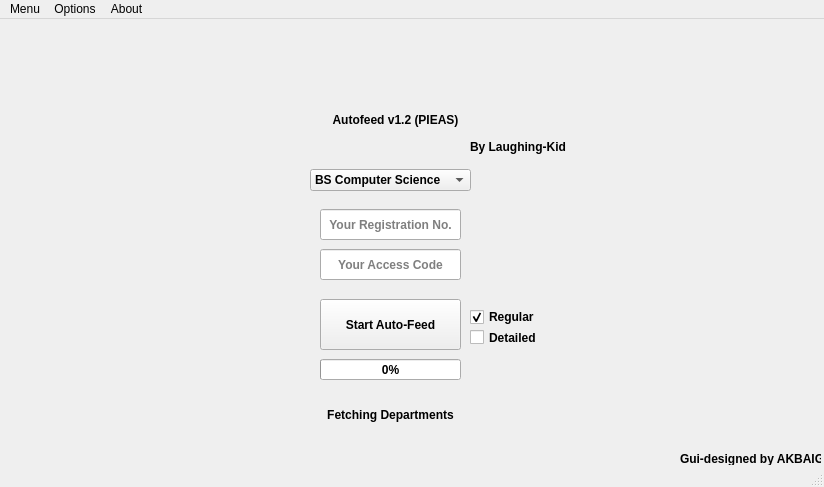
<?xml version="1.0" encoding="UTF-8"?>
<ui version="4.0">
 <class>MainWindow</class>
 <widget class="QMainWindow" name="MainWindow">
  <property name="enabled">
   <bool>true</bool>
  </property>
  <property name="geometry">
   <rect>
    <x>0</x>
    <y>0</y>
    <width>824</width>
    <height>487</height>
   </rect>
  </property>
  <property name="font">
   <font>
    <weight>50</weight>
    <italic>false</italic>
    <bold>false</bold>
   </font>
  </property>
  <property name="windowTitle">
   <string>MainWindow</string>
  </property>
  <widget class="QWidget" name="centralwidget">
   <property name="font">
    <font>
     <weight>75</weight>
     <italic>false</italic>
     <bold>true</bold>
    </font>
   </property>
   <widget class="QLabel" name="creditsGui">
    <property name="geometry">
     <rect>
      <x>680</x>
      <y>430</y>
      <width>141</width>
      <height>20</height>
     </rect>
    </property>
    <property name="cursor">
     <cursorShape>WhatsThisCursor</cursorShape>
    </property>
    <property name="toolTip">
     <string>This program was first written in console. Later a gui was designed for it by AKBAIG. (gui stands for graphical user interface)</string>
    </property>
    <property name="statusTip">
     <string>GUI-Designer</string>
    </property>
    <property name="text">
     <string>Gui-designed by AKBAIG</string>
    </property>
   </widget>
   <widget class="QStackedWidget" name="stackedWidget">
    <property name="geometry">
     <rect>
      <x>10</x>
      <y>60</y>
      <width>801</width>
      <height>361</height>
     </rect>
    </property>
    <property name="currentIndex">
     <number>0</number>
    </property>
    <widget class="QWidget" name="page">
     <widget class="QCheckBox" name="checkBox_2">
      <property name="geometry">
       <rect>
        <x>460</x>
        <y>250</y>
        <width>141</width>
        <height>17</height>
       </rect>
      </property>
      <property name="cursor">
       <cursorShape>ArrowCursor</cursorShape>
      </property>
      <property name="text">
       <string>Detailed</string>
      </property>
     </widget>
     <widget class="QPushButton" name="feedButton">
      <property name="geometry">
       <rect>
        <x>310</x>
        <y>220</y>
        <width>141</width>
        <height>51</height>
       </rect>
      </property>
      <property name="text">
       <string>Start Auto-Feed</string>
      </property>
     </widget>
     <widget class="QCheckBox" name="checkBox">
      <property name="enabled">
       <bool>true</bool>
      </property>
      <property name="geometry">
       <rect>
        <x>460</x>
        <y>230</y>
        <width>141</width>
        <height>16</height>
       </rect>
      </property>
      <property name="font">
       <font>
        <weight>75</weight>
        <italic>false</italic>
        <bold>true</bold>
        <underline>false</underline>
        <strikeout>false</strikeout>
        <kerning>true</kerning>
       </font>
      </property>
      <property name="cursor">
       <cursorShape>ArrowCursor</cursorShape>
      </property>
      <property name="text">
       <string>Regular</string>
      </property>
      <property name="checked">
       <bool>true</bool>
      </property>
     </widget>
     <widget class="QLabel" name="title">
      <property name="geometry">
       <rect>
        <x>230</x>
        <y>10</y>
        <width>311</width>
        <height>61</height>
       </rect>
      </property>
      <property name="cursor">
       <cursorShape>WhatsThisCursor</cursorShape>
      </property>
      <property name="toolTip">
       <string>Automation for feeding your courses' feedbacks with random gen numbers.</string>
      </property>
      <property name="statusTip">
       <string>Name of the program</string>
      </property>
      <property name="styleSheet">
       <string notr="true">font: 75 italic 22pt &quot;Arial&quot;;</string>
      </property>
      <property name="frameShape">
       <enum>QFrame::NoFrame</enum>
      </property>
      <property name="frameShadow">
       <enum>QFrame::Raised</enum>
      </property>
      <property name="lineWidth">
       <number>1</number>
      </property>
      <property name="midLineWidth">
       <number>0</number>
      </property>
      <property name="text">
       <string>Autofeed v1.2 (PIEAS)</string>
      </property>
      <property name="alignment">
       <set>Qt::AlignCenter</set>
      </property>
     </widget>
     <widget class="QLineEdit" name="regNo">
      <property name="geometry">
       <rect>
        <x>310</x>
        <y>130</y>
        <width>141</width>
        <height>31</height>
       </rect>
      </property>
      <property name="inputMask">
       <string extracomment="Enter"/>
      </property>
      <property name="alignment">
       <set>Qt::AlignCenter</set>
      </property>
      <property name="placeholderText">
       <string>Your Registration No.</string>
      </property>
     </widget>
     <widget class="QLabel" name="credits">
      <property name="geometry">
       <rect>
        <x>460</x>
        <y>60</y>
        <width>101</width>
        <height>16</height>
       </rect>
      </property>
      <property name="cursor">
       <cursorShape>WhatsThisCursor</cursorShape>
      </property>
      <property name="mouseTracking">
       <bool>false</bool>
      </property>
      <property name="toolTip">
       <string>Main coder</string>
      </property>
      <property name="statusTip">
       <string>Coder</string>
      </property>
      <property name="whatsThis">
       <string/>
      </property>
      <property name="text">
       <string>By Laughing-Kid</string>
      </property>
     </widget>
     <widget class="QLabel" name="progressLabel">
      <property name="geometry">
       <rect>
        <x>-10</x>
        <y>320</y>
        <width>781</width>
        <height>31</height>
       </rect>
      </property>
      <property name="text">
       <string>Fetching Departments</string>
      </property>
      <property name="textFormat">
       <enum>Qt::AutoText</enum>
      </property>
      <property name="scaledContents">
       <bool>false</bool>
      </property>
      <property name="alignment">
       <set>Qt::AlignCenter</set>
      </property>
     </widget>
     <widget class="QLineEdit" name="access_code">
      <property name="geometry">
       <rect>
        <x>310</x>
        <y>170</y>
        <width>141</width>
        <height>31</height>
       </rect>
      </property>
      <property name="inputMask">
       <string extracomment="Enter"/>
      </property>
      <property name="alignment">
       <set>Qt::AlignCenter</set>
      </property>
      <property name="placeholderText">
       <string>Your Access Code</string>
      </property>
     </widget>
     <widget class="QProgressBar" name="progressBar">
      <property name="geometry">
       <rect>
        <x>310</x>
        <y>280</y>
        <width>141</width>
        <height>21</height>
       </rect>
      </property>
      <property name="cursor">
       <cursorShape>BusyCursor</cursorShape>
      </property>
      <property name="value">
       <number>0</number>
      </property>
      <property name="alignment">
       <set>Qt::AlignCenter</set>
      </property>
     </widget>
     <widget class="QComboBox" name="comboBox">
      <property name="geometry">
       <rect>
        <x>300</x>
        <y>90</y>
        <width>161</width>
        <height>22</height>
       </rect>
      </property>
      <item>
       <property name="text">
        <string>BS Computer Science</string>
       </property>
      </item>
      <item>
       <property name="text">
        <string>BS Physics</string>
       </property>
      </item>
      <item>
       <property name="text">
        <string>BS Mechanical Engineering</string>
       </property>
      </item>
     </widget>
    </widget>
    <widget class="QWidget" name="page_2">
     <widget class="QGroupBox" name="groupBox">
      <property name="geometry">
       <rect>
        <x>220</x>
        <y>60</y>
        <width>361</width>
        <height>221</height>
       </rect>
      </property>
      <property name="title">
       <string/>
      </property>
      <widget class="QLabel" name="label">
       <property name="geometry">
        <rect>
         <x>20</x>
         <y>10</y>
         <width>321</width>
         <height>71</height>
        </rect>
       </property>
       <property name="font">
        <font>
         <family>Arial Black</family>
         <pointsize>8</pointsize>
         <weight>10</weight>
         <italic>false</italic>
         <bold>false</bold>
        </font>
       </property>
       <property name="styleSheet">
        <string notr="true">color:rgb(0, 0, 0);
font: 87 8pt &quot;Arial Black&quot;;</string>
       </property>
       <property name="text">
        <string>Course (Technical Writing) has multiple contributors. Choose one </string>
       </property>
       <property name="alignment">
        <set>Qt::AlignCenter</set>
       </property>
       <property name="wordWrap">
        <bool>true</bool>
       </property>
      </widget>
      <widget class="QListWidget" name="listWidget">
       <property name="geometry">
        <rect>
         <x>50</x>
         <y>80</y>
         <width>256</width>
         <height>71</height>
        </rect>
       </property>
       <item>
        <property name="text">
         <string>Mr.Init</string>
        </property>
       </item>
       <item>
        <property name="text">
         <string>Mrs.Init</string>
        </property>
       </item>
      </widget>
      <widget class="QPushButton" name="pushButton">
       <property name="geometry">
        <rect>
         <x>120</x>
         <y>170</y>
         <width>121</width>
         <height>41</height>
        </rect>
       </property>
       <property name="styleSheet">
        <string notr="true">background-color:rgb(255, 255, 255);</string>
       </property>
       <property name="text">
        <string>Select</string>
       </property>
      </widget>
     </widget>
    </widget>
    <widget class="QWidget" name="page_3">
     <widget class="QGroupBox" name="mi_groupBox">
      <property name="geometry">
       <rect>
        <x>220</x>
        <y>80</y>
        <width>391</width>
        <height>161</height>
       </rect>
      </property>
      <property name="title">
       <string>Manual Input</string>
      </property>
      <widget class="QLabel" name="mi_label">
       <property name="geometry">
        <rect>
         <x>100</x>
         <y>50</y>
         <width>181</width>
         <height>51</height>
        </rect>
       </property>
       <property name="text">
        <string>Enter your feedback for CIS1211 - DCIS Aneela Usman</string>
       </property>
       <property name="alignment">
        <set>Qt::AlignHCenter|Qt::AlignTop</set>
       </property>
       <property name="wordWrap">
        <bool>true</bool>
       </property>
      </widget>
      <widget class="QSpinBox" name="mi_spinBox">
       <property name="geometry">
        <rect>
         <x>140</x>
         <y>90</y>
         <width>101</width>
         <height>22</height>
        </rect>
       </property>
       <property name="minimum">
        <number>1</number>
       </property>
       <property name="maximum">
        <number>5</number>
       </property>
       <property name="stepType">
        <enum>QAbstractSpinBox::DefaultStepType</enum>
       </property>
       <property name="value">
        <number>3</number>
       </property>
      </widget>
      <widget class="QPushButton" name="mi_pushButton">
       <property name="geometry">
        <rect>
         <x>150</x>
         <y>130</y>
         <width>75</width>
         <height>23</height>
        </rect>
       </property>
       <property name="text">
        <string>Submit</string>
       </property>
      </widget>
     </widget>
    </widget>
   </widget>
  </widget>
  <widget class="QStatusBar" name="statusbar"/>
  <widget class="QMenuBar" name="menuBar">
   <property name="geometry">
    <rect>
     <x>0</x>
     <y>0</y>
     <width>824</width>
     <height>21</height>
    </rect>
   </property>
   <widget class="QMenu" name="menuConfig">
    <property name="title">
     <string>Menu</string>
    </property>
    <addaction name="actionExit"/>
   </widget>
   <widget class="QMenu" name="menuCredits">
    <property name="title">
     <string>Options</string>
    </property>
    <widget class="QMenu" name="menuFeedback_Method">
     <property name="title">
      <string>Feedback Method</string>
     </property>
     <addaction name="actionRandom_Gen"/>
     <addaction name="actionManual_Input"/>
    </widget>
    <addaction name="menuFeedback_Method"/>
   </widget>
   <widget class="QMenu" name="menuAbout">
    <property name="title">
     <string>About</string>
    </property>
    <addaction name="actionCredits"/>
   </widget>
   <addaction name="menuConfig"/>
   <addaction name="menuCredits"/>
   <addaction name="menuAbout"/>
  </widget>
  <action name="actionExit">
   <property name="text">
    <string>Exit</string>
   </property>
  </action>
  <action name="actionCredits">
   <property name="text">
    <string>Credits</string>
   </property>
  </action>
  <action name="actionRandom_Gen">
   <property name="text">
    <string>Random Gen</string>
   </property>
  </action>
  <action name="actionManual_Input">
   <property name="text">
    <string>Manual Input</string>
   </property>
  </action>
 </widget>
 <resources/>
 <connections/>
</ui>
